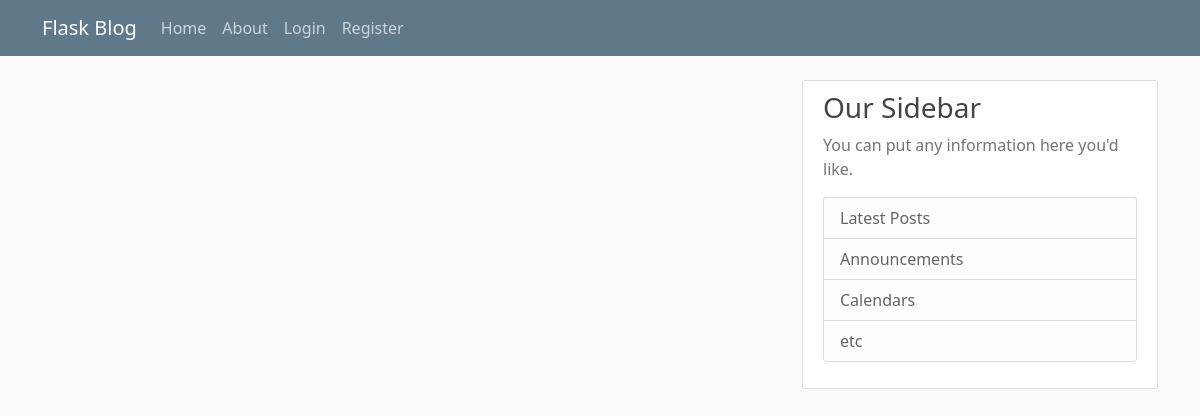
Page /home on the earlier database version.
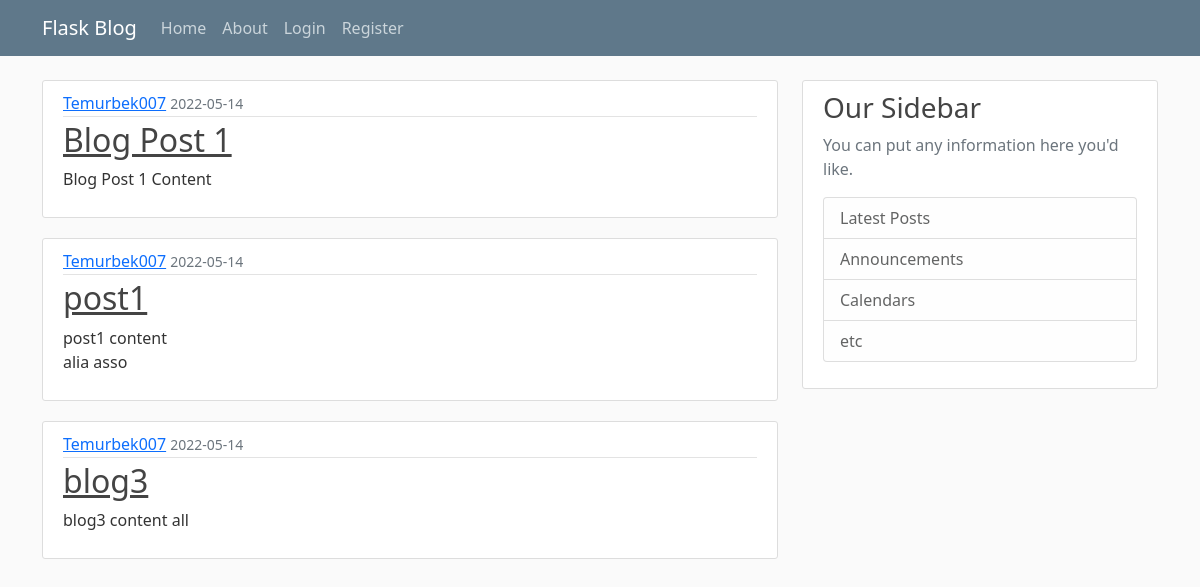
Same page on the later database version.
### flaskblog/models.py (models this page shows, shortened)
class Post(db.Model):
	id = db.Column(db.Integer, primary_key=True)
	title = db.Column(db.String(100), nullable=False)
	date_posted = db.Column(db.DateTime, nullable=False, default=datetime.utcnow())
	content = db.Column(db.Text, nullable=False)
	user_id = db.Column(db.Integer, db.ForeignKey('user.id'), nullable=False)

class User(db.Model, UserMixin):
	id = db.Column(db.Integer, primary_key=True)
	username = db.Column(db.String(20),unique=True, nullable=False)
	email = db.Column(db.String(120),unique=True, nullable=False)
	image_file = db.Column(db.String(20), nullable=False, default='default.jpg')
	password = db.Column(db.String(60), nullable=False)
	posts = db.relationship('Post', backref='author', lazy=True)

### flaskblog/routes.py (the view)
@app.route("/")
@app.route("/home")
def home():
	posts=Post.query.all()
	return render_template("home.html", posts=posts)

### flaskblog/templates/home.html
{% extends "layout.html" %}
{% block content %}
	{% for post in posts %}
		<article class="media content-section">
		  <div class="media-body">
		    <div class="article-metadata">
		      <a class="mr-2" href="#">{{ post.author.username }}</a>
		      <small class="text-muted">{{ post.date_posted.strftime('%Y-%m-%d') }}</small>
		    </div>
		    <h2><a class="article-title" href="#">{{ post.title }}</a></h2>
		    <p class="article-content">{{ post.content }}</p>
		  </div>
		</article>
	{% endfor %}
{% endblock content %}

### flaskblog/templates/layout.html (shortened to what this page needs)
<!DOCTYPE html>
<html>
<head>
    <link href="https://cdn.jsdelivr.net/npm/bootstrap@5.0.2/dist/css/bootstrap.min.css" rel="stylesheet">
    <link rel="stylesheet" type="text/css" href="{{ url_for('static',filename='main.css') }}">
</head>
<body>
	<header class="site-header">
	  <nav class="navbar navbar-expand-md navbar-dark bg-steel fixed-top">
	    <div class="container">
	      <a class="navbar-brand mr-4" href="/">Flask Blog</a>
	      <div class="collapse navbar-collapse" id="navbarToggle">
	        <div class="navbar-nav mr-auto">
	          <a class="nav-item nav-link" href="{{ url_for('home') }}">Home</a>
	          <a class="nav-item nav-link" href="{{ url_for('about') }}">About</a>
	        </div>
	        <div class="navbar-nav">
	        	{% if current_user.is_authenticated %}
	        		<a class="nav-item nav-link" href="{{ url_for('new_post') }}">New Post</a>
	        		<a class="nav-item nav-link" href="{{ url_for('account') }}">Account</a>
	        		<a class="nav-item nav-link" href="{{ url_for('logout') }}">Logout</a>
	        	{% else %}
	          		<a class="nav-item nav-link" href="{{ url_for('login') }}">Login</a>
	          		<a class="nav-item nav-link" href="{{ url_for('register') }}">Register</a>
	          	{% endif %}
	        </div>
	      </div>
	    </div>
	  </nav>
	</header>
	<main role="main" class="container">
	  <div class="row">
	    <div class="col-md-8">
	      {% block content %}{% endblock %}
	    </div>
	    <div class="col-md-4">
	      <div class="content-section">
	        <h3>Our Sidebar</h3>
	        <p class='text-muted'>You can put any information here you'd like.
	          <ul class="list-group">
	            <li class="list-group-item list-group-item-light">Latest Posts</li>
	            <li class="list-group-item list-group-item-light">Announcements</li>
	            <li class="list-group-item list-group-item-light">Calendars</li>
	            <li class="list-group-item list-group-item-light">etc</li>
	          </ul>
	        </p>
	      </div>
	    </div>
	  </div>
	</main>
</body>
</html>

### flaskblog/static/main.css (style rules this page uses)
body { background: #fafafa; color: #333333; margin-top: 5rem; }
h1, h2, h3, h4, h5, h6 { color: #444444; }
.bg-steel { background-color: #5f788a; }
.site-header .navbar-nav .nav-link { color: #cbd5db; }
.content-section { background: #ffffff; padding: 10px 20px; border: 1px solid #dddddd; border-radius: 3px; margin-bottom: 20px; }
.article-title { color: #444444; }
.article-content { white-space: pre-line; }
.article-metadata { padding-bottom: 1px; margin-bottom: 4px; border-bottom: 1px solid #e3e3e3 }

Differences in the rows shown:
added Post: author.username "Temurbek007", date_posted "2022-05-14", title "Blog Post 1", content "Blog Post 1 Content"
added Post: author.username "Temurbek007", date_posted "2022-05-14", title "post1", content "post1 content alia asso"
added Post: author.username "Temurbek007", date_posted "2022-05-14", title "blog3", content "blog3 content all"
